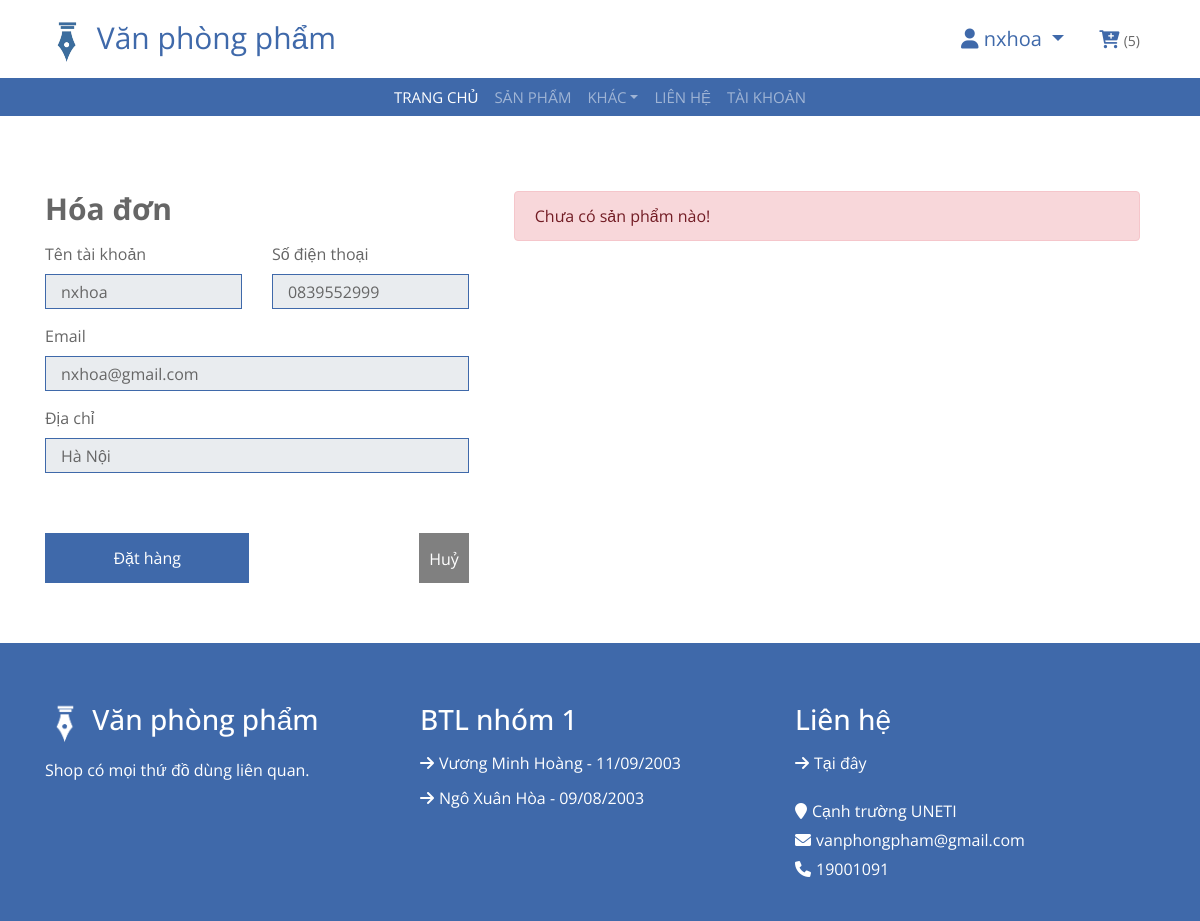
The app's page /thanh-toan (signed in), older data.
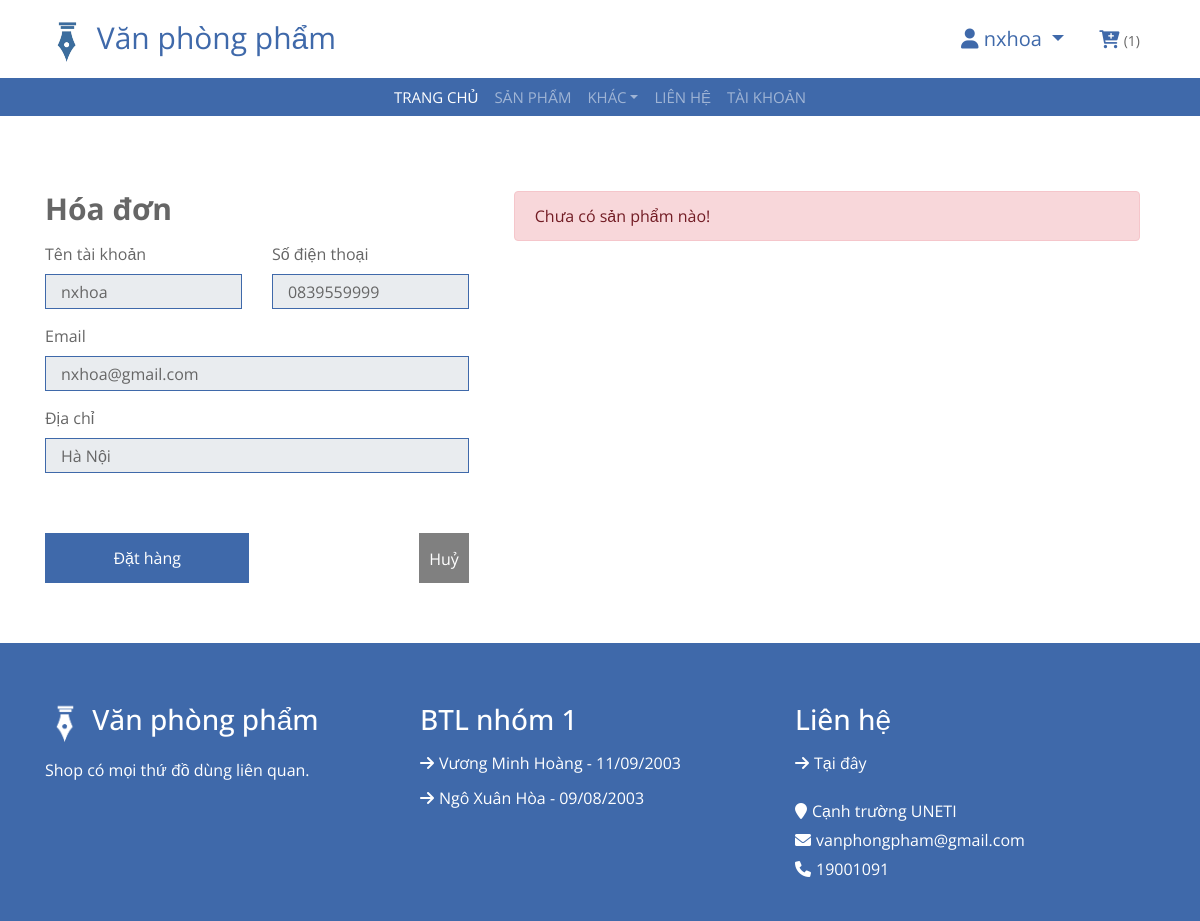
The same page, newer data.
### tables this page shows
CREATE TABLE `customer` (
  `ID` int(11) NOT NULL,
  `CustomerName` varchar(255) NOT NULL,
  `Phone` varchar(15) NOT NULL,
  `Email` varchar(255) NOT NULL,
  `Address` varchar(255) NOT NULL,
  `UserID` int(11) NOT NULL
);

### core/View.php (called while the page is built, shortened)
<?php
class View
{
    public function render($view, $data = [], $layout = 'layouts/main')
    {
        if (file_exists(_DIR_ROOT . "/app/views/" . $view . ".php")) {
            require _DIR_ROOT . "/app/views/" . $view . ".php";
        } else {
            die("View không tồn tại: " . $view);
        }
        require _DIR_ROOT . "/app/views/$layout.php";
    }
}

### core/Controller.php (called while the page is built, shortened)
<?php
class Controller
{
    protected $view;
    public function __construct()
    {
        $this->view = new View();
    }
    public function view($view, $data = [], $layout = 'layouts/main')
    {
        $this->view->render($view, $data, $layout);
    }
    public function model($model)
    {
        if (file_exists(_DIR_ROOT . "/app/models/" . $model . ".php")) {
            return new $model();
        } else {
            die("Model không tồn tại: " . $model);
        }
    }
}

### app/controllers/CartController.php (called while the page is built, shortened)
<?php
class CartController extends Controller
{
    public function checkout()
    {
        $params['breadcrumbs'] = $this->handelBreadCrumd();
        $userid =  $_SESSION['user']['ID'];
        $cartmodel = $this->model("Cart");
        $usermodel = $this->model("User");
        $customerinfo = $usermodel->getInfoUserByIdSession();
        $cartitems = $cartmodel->GetCartItemByUser($userid);
        $params['totalcartitem'] = $cartmodel->CountCartItem($userid)[0]['totalcartitem'];
        $params['cartitems'] = $cartitems;
        $params['customerinfo'] = $customerinfo;
        $this->view('carts/checkout', $params, "layouts/_user");
    }
}

### index.php (called while the page is built, shortened)
<?php
$app = new App();

### core/Database.php (called while the page is built, shortened)
<?php
class Database
{
    private $connection;
    private function connect($host, $username, $password, $database, $port)
    {
        $this->connection = new mysqli($host, $username, $password, $database, $port);
    }
    public function selectOne($query)
    {
        $result = $this->connection->query($query);
        $row = $result->fetch_assoc();
        return $row ? $row : null;
    }
}

### app/models/User.php (called while the page is built, shortened)
<?php
class User extends Model
{
    public function getInfoUserByIdSession()
    {
        if (isset($_SESSION['user'])) {
            $id = $_SESSION['user']['ID'];
            $query = "SELECT * FROM `customer` WHERE UserID = $id";
            return $this->selectOne($query);
        }
    }
}

### core/Model.php (called while the page is built, shortened)
<?php
require './core/Database.php';
class Model
{
    protected $db;
    public function __construct()
    {
        $this->db = new Database();
    }
    public function selectOne($query)
    {
        return $this->db->selectOne($query);
    }
}

### app/views/carts/checkout.php (the view, shortened to what the changed rows need)
<div class="checkout">
	<div class="container">
		<div class="row">
			<div class="col-5">
				<div class="billing-address">
					<h2>Hóa đơn</h2>
					<div class="row">
						<div class="col-6">
							<label>Tên tài khoản</label>
							<input class="form-control" type="text" value="<?php echo $customerinfo['CustomerName'] ?>" disabled>
						</div>
						<div class="col-6">
							<label>Số điện thoại</label>
							<input class="form-control" type="text" value="<?php echo $customerinfo['Phone'] ?>" disabled>
						</div>
						<div class="col-12">
							<label>Email</label>
							<input class="form-control" type="email" value="<?php echo $customerinfo['Email'] ?>" disabled>
						</div>
						<div class="col-12">
							<label>Địa chỉ</label>
							<input class="form-control" type="text" value="<?php echo $customerinfo['Address'] ?>" disabled>
						</div>
					</div>
				</div>
			</div>
		</div>
	</div>
</div>

### app/views/layouts/header.php (shortened to what the changed rows need)
<header class="top-header">
	<div class="container">
		<div class="row align-items-center">
			<div class="col-md-6">
				<div class="user">
					<?php
					if (isset($_SESSION['username'])) {
						$user = $_SESSION['user'];
					?>
						<div class="dropdown">
							<a class="dropdown-toggle" href="#" role="button" id="dropdownMenuLink" data-toggle="dropdown" aria-haspopup="true" aria-expanded="false" style="margin-right: 1rem; font-size: 20px;">
								<i class='fa fa-user'></i> <?php echo $user['CustomerName']; ?>
							</a>
						</div>
					<?php
					} else {
					?>
						<a style="margin-right: 1rem;" href="<?php echo _WEB_ROOT ?>/dang-nhap">Đăng nhập</a>
					<?php
					}
					?>
					<a class="cart" href="<?php echo _WEB_ROOT ?>/gio-hang">
						<i class="fa fa-cart-plus"></i>
						<span class="number_cart"><?php if (isset($_SESSION['username'])) {
														echo  "($totalcartitem)";
													} ?></span>
					</a>
				</div>
			</div>
		</div>
	</div>
</header>

Row changes from the older to the newer data that the page shows:
changed customer "nxhoa": Phone "0839552999" → "0839559999"
Text that changed along with them:
$totalcartitem: "5" → "1"
